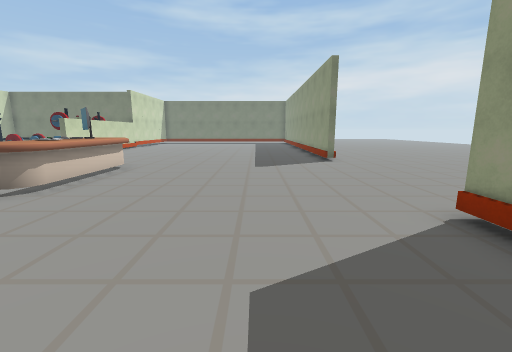
view 1 (above)

24 first-person views from a walk through a scene from a Unity 3-D project. The camera is 1.4 m above the floor, tilts 10° down and sees 90° across. The floor is counted in squares, 1 m on a side. Each view is taken from the middle of a square. On the plan, view 1 faces up. The plan holds only what a view shows up to about 13 squares ahead; the rest is blank. The place goes on beyond the plan. Some animated figures are not drawn.

view 2
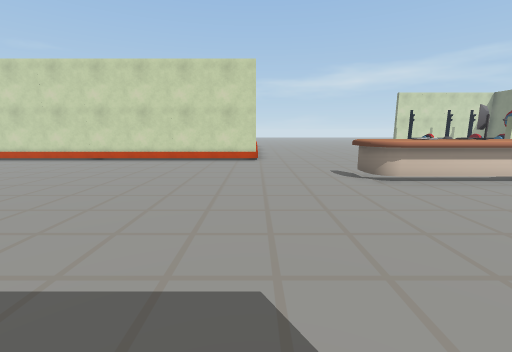

view 3
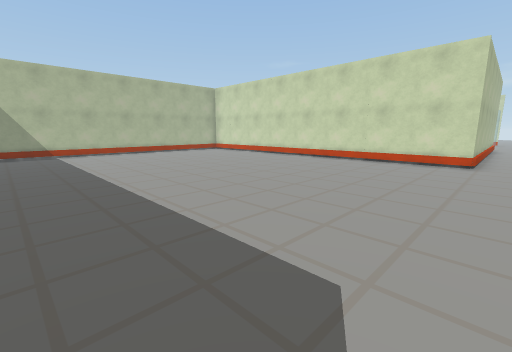

view 4
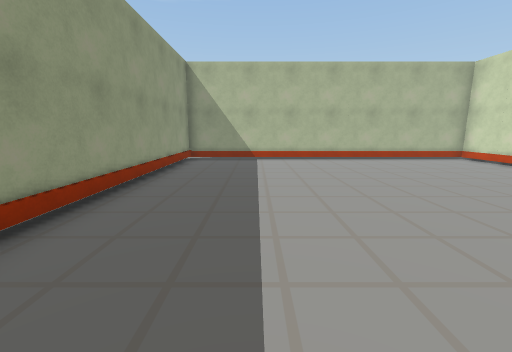

view 5
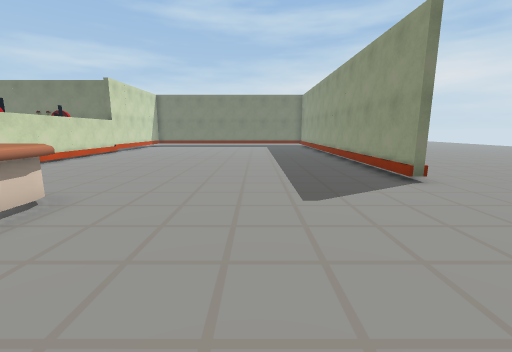

view 6
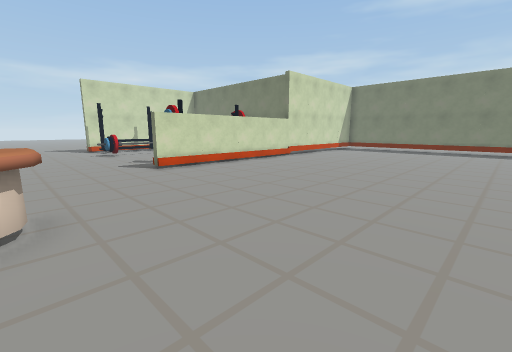

view 7
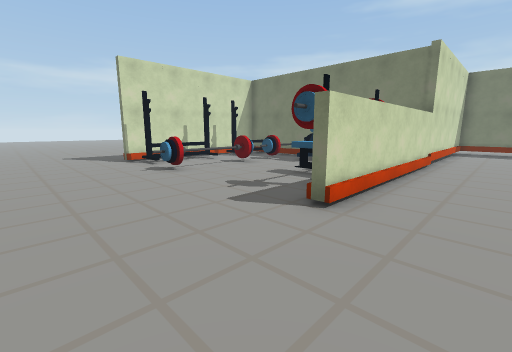

view 8
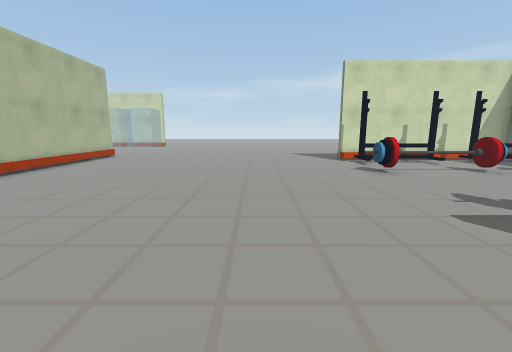

view 9
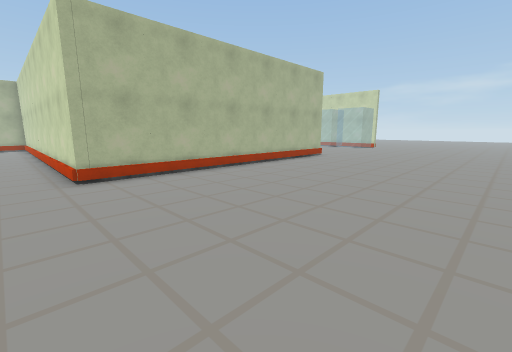

view 10
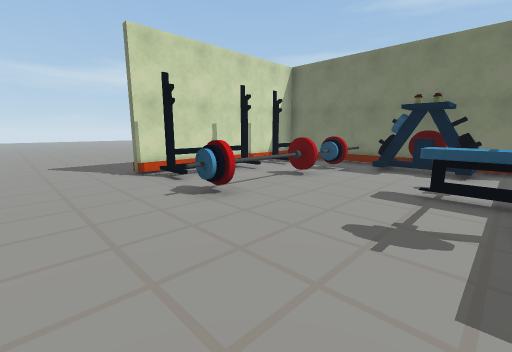

view 11
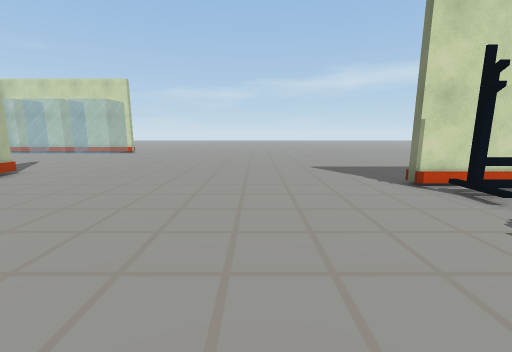

view 12
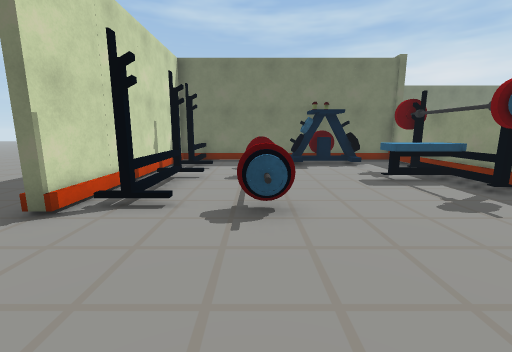

view 13
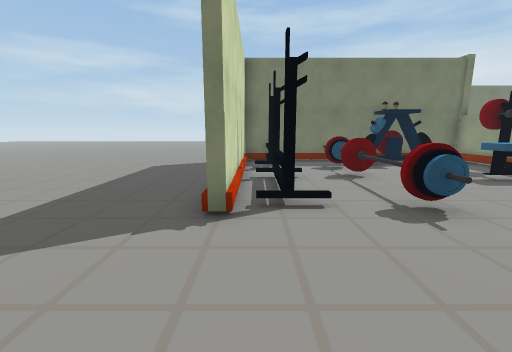

view 14
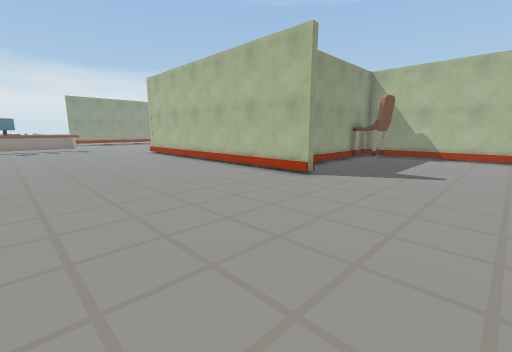

view 15
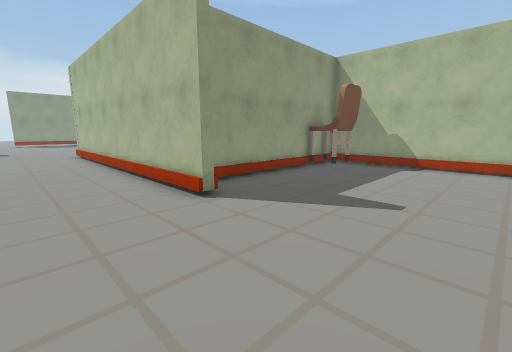

view 16
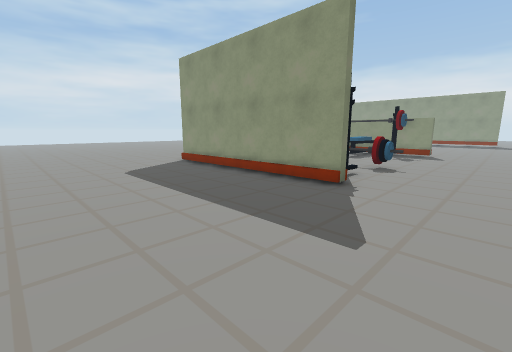

view 17
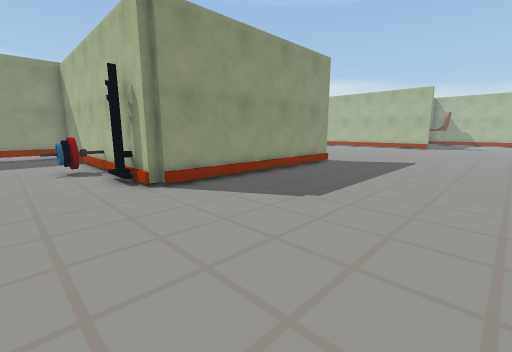

view 18
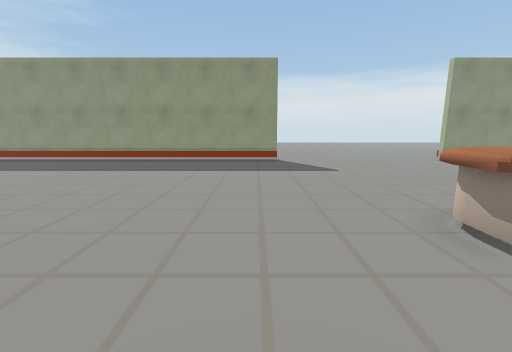

view 19
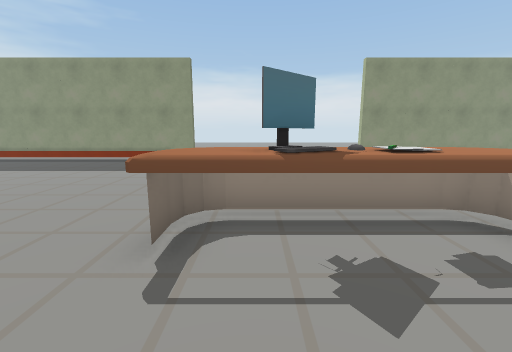

view 20
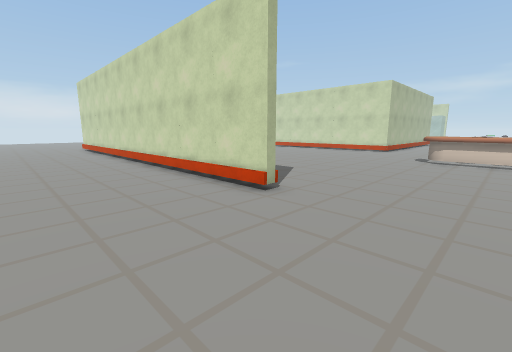

view 21
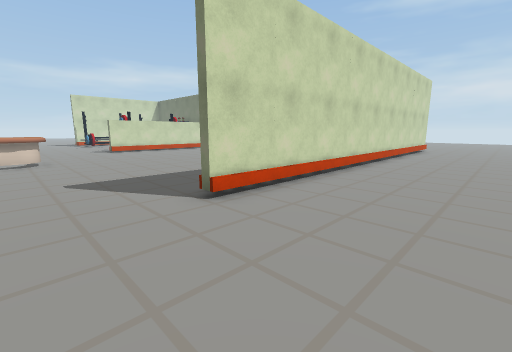

view 22
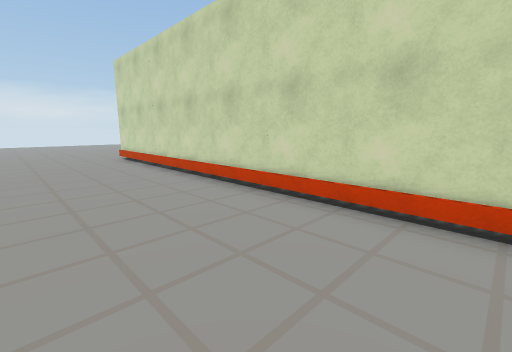

view 23
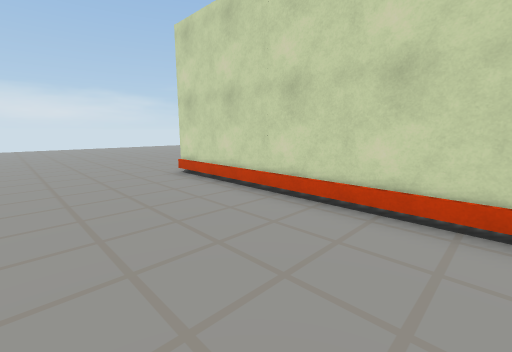

view 24
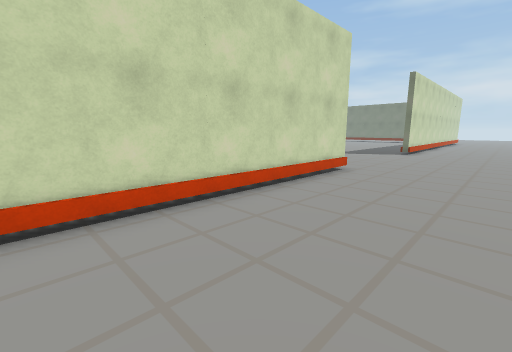

### Floor plan
Points are (right, up) in squares from view 1. A wall is a line through its corners. A room is listed if a view was taken in it or the views show most of it. See-through windows are left out.
Room 1 (views 1, 2, 3, 4, 5, 6, 7, 8, 9, 10, 11, 12, 13, 14, 15, 16, 17, 18, 19, 20, 21, 22, 23, 24)
walls: (-11.4, 15.4) (-12, 15.4); (-11.5, 15.6) (-11.5, 17.2); (-10.6, 16.1) (-10.6, 22.1) (-15, 22.1); (-16.3, 14.3) (-17.2, 14.3); (-16.2, 14.6) (-17.4, 14.6); (-18.5, 14.6) (-19.5, 14.6) (-19.5, 17.9); (-16.3, 17.9) (-17.4, 17.9); (-12.7, 20.8) (-15.5, 20.8); (-16.3, 19.6) (-17.2, 19.6); (-14.5, 20.7) (-15.1, 20.6); (-14.8, 20.7) (-15.4, 20.6); (-14.8, 20.7) (-15.4, 20.7); (-16.2, 19.9) (-17.4, 19.9); (-13.7, 21.3) (-14.5, 21.3); (-19.3, 17.9) (-19.3, 14.5); (-20.5, 17.5) (-20.5, 14.1) (-20.8, 14.1) (-20.8, 22.1) (-20.6, 22.1) (-20.6, 22.4) (-16.9, 22.4); (-22.4, 1.5) (-22.4, 2) (-10.4, 2) (-10.4, -13.8) (3.4, -13.8) (3.4, 4) (3.6, 4) (3.6, -14); (-10.4, 25.5) (-10.4, 14.1) (-10.8, 14.1); (-17.2, 23.5) (-16.9, 23.5); (-17.4, 23.4) (-16.9, 23.4); (-19.5, 22.4) (-19.5, 22.9); (3.6, 23.4) (3.6, 12) (3.4, 12) (3.4, 25.4); (-27.1, -6) (-21, -6) (-21, 0.9)
low walls: (-11.4, 16.9) (-13.3, 16.9) (-13.3, 17.6); (-11.5, 17.2) (-13.4, 17.2); (-16.3, 14.1) (-17.2, 14.1); (-16.9, 13.8) (-16.9, 14.3); (-16.3, 14.8) (-16.3, 14.3); (-16.8, 14.3) (-16.8, 13.8); (-17.2, 14.3) (-17.2, 14.8); (-16.9, 14.8) (-16.9, 17.8); (-16.3, 18.4) (-16.3, 17.9); (-16.8, 18) (-16.8, 14.9); (-16.3, 20.1) (-16.3, 19.6); (-16.9, 22.4) (-16.9, 23.1); (-17.2, 23.1) (-17.2, 23.5); (-16.9, 23.5) (-16.9, 24.1)
ways out: opening at (-18, 18) to room 2; gap at (-20, 18) to room 2; opening at (-16, 25); opening at (4, -15)
objects: chair (-22, -5) to (-22, -4); other object (-6, 5) to (-5, 10)
Room 2 (no view inside)
walls: (-18.6, 19.6) (-19.6, 19.6); (-19.3, 22.1) (-19.3, 19.5); (-20.5, 22.1) (-20.5, 17.5); (-15, 22.1) (-20.6, 22.1)
low walls: (-17.2, 19.6) (-17.2, 20.1)
ways out: opening at (-18, 18) to room 1; gap at (-20, 18) to room 1

Where each view was taken, in squares from view 1:
view 1: 0 up, 0 right, facing up
view 2: 2 up, 2 right, facing left
view 3: 3 up, 2 right, facing down-left
view 4: 1 down, 0 right, facing down
view 5: 5 up, 1 left, facing up
view 6: 10 up, 1 left, facing up-left
view 7: 10 up, 8 left, facing up-left
view 8: 10 up, 8 left, facing left
view 9: 10 up, 9 left, facing down-left
view 10: 11 up, 12 left, facing up-left
view 11: 10 up, 14 left, facing left
view 12: 10 up, 17 left, facing up
view 13: 10 up, 20 left, facing up
view 14: 9 up, 27 left, facing down-right
view 15: 5 up, 27 left, facing down-right
view 16: 11 up, 27 left, facing up-right
view 17: 25 up, 27 left, facing down-right
view 18: 13 up, 9 left, facing right
view 19: 9 up, 9 left, facing right
view 20: 8 up, 8 right, facing down-left
view 21: 9 up, 8 right, facing up-left
view 22: 0 up, 8 right, facing down-left
view 23: 6 down, 8 right, facing down-left
view 24: 5 down, 8 right, facing up-left
